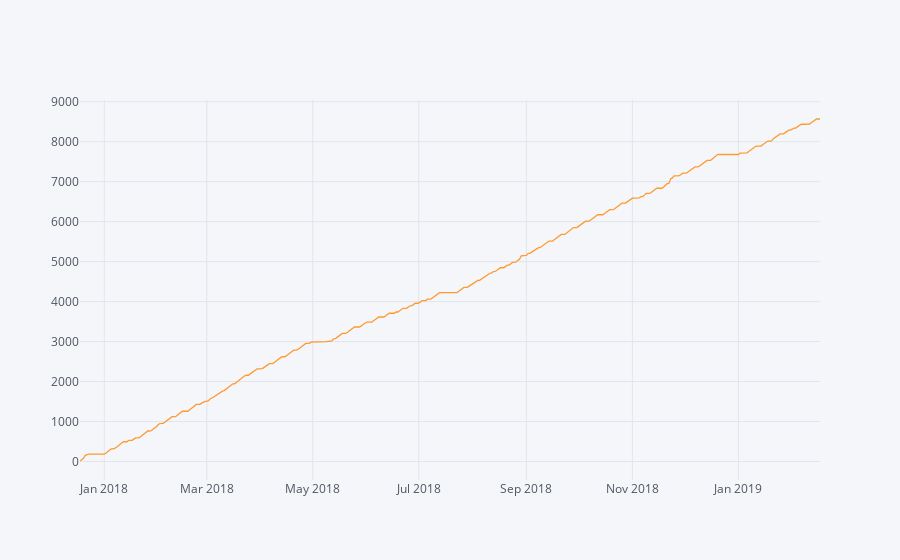

The code cell stored with this chart in its notebook:
### Code cell
#py.iplot([{'x':mpd.dtime,'y':mpd.max_miles}])
#fig = plt.figure(2,figsize=(15,8))
#axs = fig.add_axes([0,0,1,1])
#iplot(abs[{x:mpd.dtime, y:mpd.max_miles}],filename='cufflinks/simple-line')

mpd.iplot(x='dtime',y='max_miles')

#mpd.iplot(x='dtime',y='max_miles',xTitle='Time',yTitle='Miles',
#          title='CountryMan miles',theme='pearl',width=3,color='red')

#axs.set_title('Miles per day')
#axs.set_ylim([1e1, 3e3])
#axs.set_xlabel('Date')
#axs.set_ylabel('Miles')
#axs.grid(True)

### Figure 1 — Plotly figure (JSON) as saved in the notebook; plotly's stock layout.template omitted (floating-point values rounded to 4 significant figures; data arrays with more than 128 entries replaced by an {"elided": "..."} marker saying what was removed)
{"data": [{"line": {"color": "rgba(255, 153, 51, 1.0)", "dash": "solid", "shape": "linear", "width": 1.3}, "mode": "lines", "name": "max_miles", "text": "", "type": "scatter", "uid": "8a5b36f9-4868-4279-b281-b7422aa3e2fb", "x": {"elided": "427 str values"}, "y": {"elided": "427 int values"}}], "layout": {"legend": {"bgcolor": "#F5F6F9", "font": {"color": "#4D5663"}}, "paper_bgcolor": "#F5F6F9", "plot_bgcolor": "#F5F6F9", "title": {"font": {"color": "#4D5663"}}, "xaxis": {"gridcolor": "#E1E5ED", "showgrid": true, "tickfont": {"color": "#4D5663"}, "title": {"font": {"color": "#4D5663"}, "text": ""}, "zerolinecolor": "#E1E5ED"}, "yaxis": {"gridcolor": "#E1E5ED", "showgrid": true, "tickfont": {"color": "#4D5663"}, "title": {"font": {"color": "#4D5663"}, "text": ""}, "zerolinecolor": "#E1E5ED"}}}
